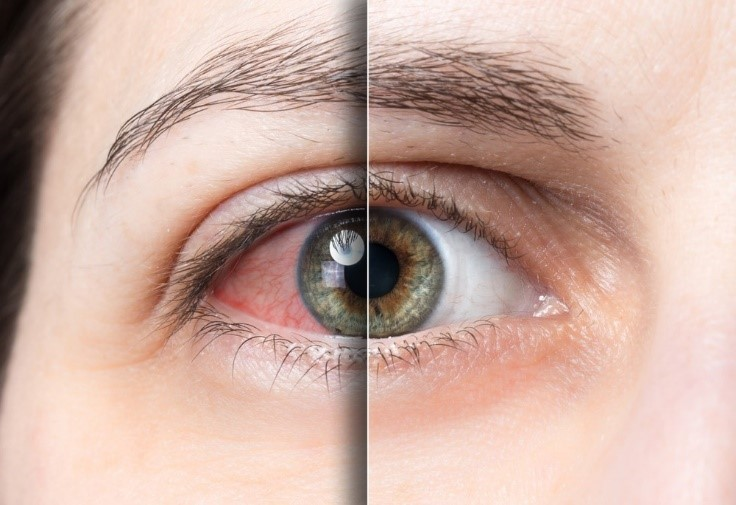
#> input picture 50:50.jpg, 736 x 505 px; its folder holds only this picture in this run
$ python image_test.py
#> lines starting #> are read from the running program, lines starting #| are printed output that depends on the picture; after the words box and inside, x2 and y2 are one past the last pixel; in counts of white or black regions, pixels touching at a corner belong together
import cv2
import numpy as np
import matplotlib.pyplot as plt
import os

# --- PATH SETUP ---
try:
    script_dir = os.path.dirname(os.path.abspath(__file__))
    os.chdir(script_dir)
except NameError:
    print("⚠️ Jupyter mode detected.")

# --- CONFIGURATION ---
REDNESS_THRESH = 0.15  # 3% Redness (Adjusted for Sclera Lock)
FATIGUE_THRESH = 130   # Brightness < 110 means Fatigue
SYMMETRY_TOLERANCE = 0.02 # 2% difference triggers alert

class EyeLab:
    def __init__(self):
        self.face_cascade = cv2.CascadeClassifier(cv2.data.haarcascades + 'haarcascade_frontalface_default.xml')
        self.eye_cascade = cv2.CascadeClassifier(cv2.data.haarcascades + 'haarcascade_eye.xml')

    def analyze_single_eye(self, eye_roi):
        """
        Runs the SCLERA-LOCKED pipeline on a SINGLE eye crop.
        """
        # 1. CROP: Aggressive crop (Top/Bottom 25%)
        h, w, _ = eye_roi.shape
        y1, y2 = int(h*0.25), int(h*0.75)
        crop = eye_roi[y1:y2, :]

        # Convert to HSV
        hsv = cv2.cvtColor(crop, cv2.COLOR_BGR2HSV)

        # --- 2. SCLERA (WHITE) DETECTION ---
        lower_white = np.array([0, 0, 120])
        upper_white = np.array([180, 60, 255])
        sclera_mask = cv2.inRange(hsv, lower_white, upper_white)

        kernel = np.ones((3,3), np.uint8)
        sclera_context = cv2.dilate(sclera_mask, kernel, iterations=2)

        # --- 3. RED VESSEL DETECTION ---
        lower_red1 = np.array([0, 70, 100]); upper_red1 = np.array([10, 255, 255])
        lower_red2 = np.array([170, 70, 100]); upper_red2 = np.array([180, 255, 255])

        raw_red = cv2.inRange(hsv, lower_red1, upper_red1) + cv2.inRange(hsv, lower_red2, upper_red2)

        # --- 4. THE INTERSECTION ---
        true_vessels = cv2.bitwise_and(raw_red, raw_red, mask=sclera_context)

        # 5. CALCULATE STATS
        red_pixels = cv2.countNonZero(true_vessels)
        sclera_area = cv2.countNonZero(sclera_context)

        if sclera_area == 0: sclera_area = 1

        red_ratio = red_pixels / sclera_area

        # Brightness (Average of the white area only)
        gray = cv2.cvtColor(crop, cv2.COLOR_BGR2GRAY)
        brightness = cv2.mean(gray, mask=sclera_context)[0]

        # 6. DUAL DIAGNOSIS (The Update)
        is_fatigued = brightness < FATIGUE_THRESH
        is_irritated = red_ratio > REDNESS_THRESH

        if is_fatigued and is_irritated:
            status = "Fatigue & Irritated"
        elif is_fatigued:
            status = "Fatigue"
        elif is_irritated:
            status = "Irritated"
        else:
            status = "Normal"

        return {
            "status": status,
            "redness": red_ratio,
            "brightness": brightness,
            "crop": crop,
            "vessel_mask": true_vessels
        }

    def process_image(self, img_path):
#> called with img_path = '50:50.jpg'
        frame = cv2.imread(img_path)
#> frame is the input picture: shape (505, 736, 3); mean B, G, R 161.7, 172.7, 202.9
        if frame is None: return None, []

        gray = cv2.cvtColor(frame, cv2.COLOR_BGR2GRAY)
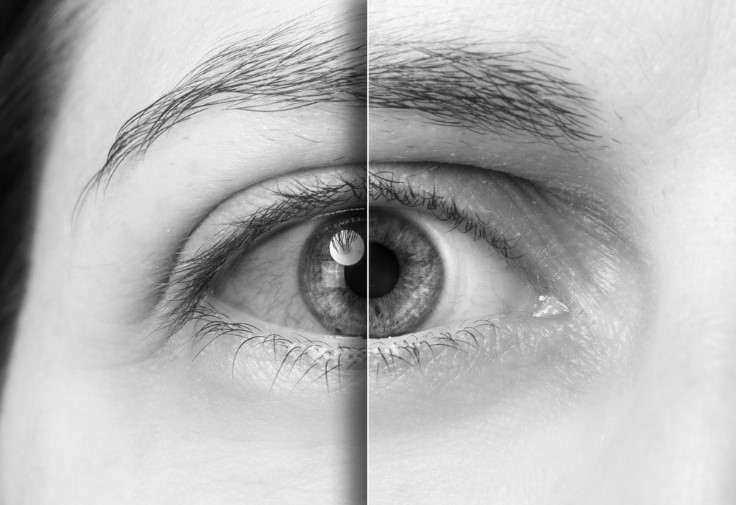
#> gray: shape (505, 736); min 0, max 254, mean 180.5
        frame_rgb = cv2.cvtColor(frame, cv2.COLOR_BGR2RGB)

        # --- DETECTION PHASE ---
        detected_eyes = []

        # Plan A: Face -> Eyes
        faces = self.face_cascade.detectMultiScale(gray, 1.1, 5, minSize=(100, 100))
#> faces = ()
        for (fx, fy, fw, fh) in faces:
            roi_gray = gray[fy:fy+fh, fx:fx+fw]
            eyes = self.eye_cascade.detectMultiScale(roi_gray, 1.1, 6, minSize=(30, 30))
            for (ex, ey, ew, eh) in eyes:
                detected_eyes.append((fx+ex, fy+ey, ew, eh))
#> this loop made 0 passes
#> after the loop, detected_eyes = []

        # Plan B: Whole Image
        if not detected_eyes:
            detected_eyes_rects = self.eye_cascade.detectMultiScale(gray, 1.1, 5, minSize=(50, 50))
#> detected_eyes_rects = [[199, 90, 371, 371]]
            for (ex, ey, ew, eh) in detected_eyes_rects:
                detected_eyes.append((ex, ey, ew, eh))
#> this loop made 1 pass
#> after the loop, detected_eyes = [(199, 90, 371, 371)]

        # Fallback
        if not detected_eyes:
             h, w, _ = frame.shape
             detected_eyes.append((0, 0, w, h))

        # Sort Left to Right
        detected_eyes.sort(key=lambda b: b[0])

        # --- ANALYSIS PHASE ---
        results = []

        for i, (x, y, w, h) in enumerate(detected_eyes):
            eye_roi = frame[y:y+h, x:x+w]
            data = self.analyze_single_eye(eye_roi)
            data['box'] = (x, y, w, h)
            data['id'] = i + 1
            results.append(data)

            # --- COLOR LOGIC FOR DUAL STATE ---
            color = (0, 255, 0) # Green (Normal)

            if "Fatigue" in data['status'] and "Irritated" in data['status']:
                color = (255, 165, 0) # Orange (Both)
            elif "Irritated" in data['status']:
                color = (255, 0, 0)   # Red
            elif "Fatigue" in data['status']:
                color = (255, 255, 0) # Yellow

            cv2.rectangle(frame_rgb, (x, y), (x+w, y+h), color, 2)

            # Use smaller font if text is long
            font_scale = 0.4 if "&" in data['status'] else 0.6
            cv2.putText(frame_rgb, f"{data['status']}", (x, y-10),
                        cv2.FONT_HERSHEY_SIMPLEX, font_scale, color, 2)
#> this loop made 1 pass
#> (x, y, y1 in analyze_single_eye, y2 in analyze_single_eye, lower_white in analyze_single_eye, upper_white in analyze_single_eye) on pass 1: (199, 90, 92, 278, [0, 0, 120], [180, 60, 255])
#> pass 1, in process_image, `eye_roi = frame[y:y+h, x:x+w]`:
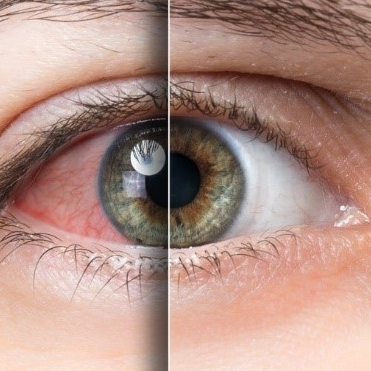
#> eye_roi: shape (371, 371, 3); mean B, G, R 133.2, 143, 176.6
#> pass 1, in analyze_single_eye, `crop = eye_roi[y1:y2, :]`:
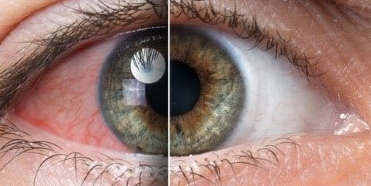
#> crop: shape (186, 371, 3); mean B, G, R 114.4, 121.7, 153.2
#> pass 1, in analyze_single_eye, `sclera_mask = cv2.inRange(hsv, lower_white, upper_white)`:
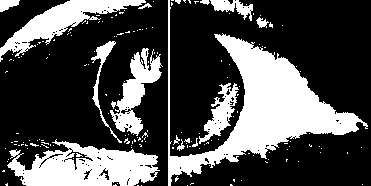
#> sclera_mask: shape (186, 371); 30.4% white; 169 white regions (155 under 20 px), largest, box (x1, y1, x2, y2) and area: (168, 0, 368, 186) 9504, (7, 139, 160, 186) 4411, (0, 0, 146, 62) 2611
#> after the loop:
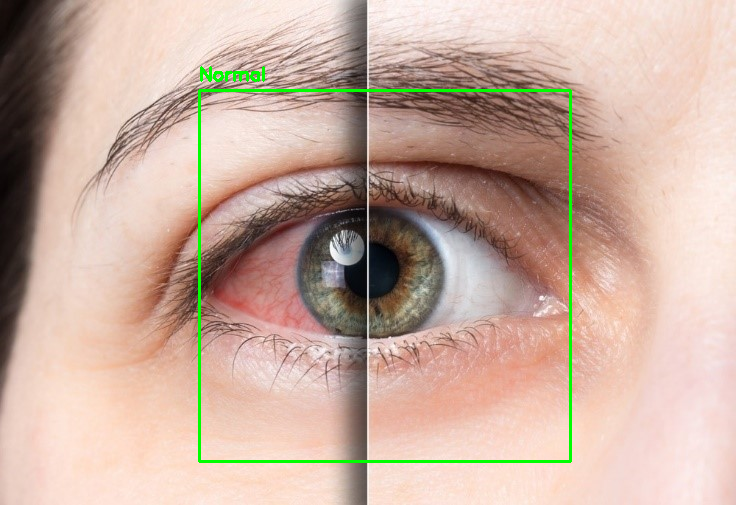
#> frame_rgb: shape (505, 736, 3); mean R, G, B 200.3, 173.9, 159.7
#> after the loop, results = 1 item

        # --- SYMMETRY CHECK ---
        if len(results) == 2:
            diff = abs(results[0]['redness'] - results[1]['redness'])
            if diff > SYMMETRY_TOLERANCE:
                h_img, w_img, _ = frame_rgb.shape
                cv2.putText(frame_rgb, "SYMMETRY ALERT!", (int(w_img/2)-100, 50),
                            cv2.FONT_HERSHEY_SIMPLEX, 1, (0, 0, 255), 3)
                print(f"  ⚠️ Symmetry Alert: Redness Diff {diff*100:.1f}%")

        return frame_rgb, results

# --- VISUALIZATION ---
def show_full_report(orig_img, eye_results, filename):
    num_eyes = len(eye_results)
    if num_eyes == 0:
        print(f"❌ No eyes found in {filename}")
        return

    total_rows = 1 + num_eyes
    fig = plt.figure(figsize=(10, 4 * total_rows))

    # 1. Main Image
    ax_main = plt.subplot2grid((total_rows, 3), (0, 0), colspan=3)
    ax_main.imshow(orig_img)
    ax_main.set_title(f"Main Detection: {filename}")
    ax_main.axis('off')

    # 2. Individual Eyes
    for i, res in enumerate(eye_results):
        row = i + 1

        # Crop
        ax_crop = plt.subplot2grid((total_rows, 3), (row, 0))
        ax_crop.imshow(cv2.cvtColor(res['crop'], cv2.COLOR_BGR2RGB))
        ax_crop.set_title(f"Eye {res['id']} (Cropped)")
        ax_crop.axis('off')

        # Mask
        ax_mask = plt.subplot2grid((total_rows, 3), (row, 1))
        ax_mask.imshow(res['vessel_mask'], cmap='gray')
        ax_mask.set_title("Sclera-Locked Vessels")
        ax_mask.axis('off')

        # Stats
        ax_text = plt.subplot2grid((total_rows, 3), (row, 2))
        ax_text.text(0.1, 0.5,
                     f"DIAGNOSIS: {res['status']}\n\n"
                     f"Redness: {res['redness']*100:.2f}%\n"
                     f"Brightness: {res['brightness']:.0f}\n",
                     fontsize=12, va='center')
        ax_text.axis('off')

    plt.tight_layout()
    plt.show()

# --- MAIN ---
if __name__ == "__main__":
    lab = EyeLab()

    # AUTO-DETECT ALL JPG FILES
    my_files = [f for f in os.listdir('.') if f.lower().endswith('.jpg')]
    my_files.sort()

    if not my_files:
        print("No .jpg files found in directory.")

    for f in my_files:
        print(f"\n--- Processing {f} ---")
        img_res, results = lab.process_image(f)
#> results = 1 item

        if img_res is not None:
            for res in results:
                print(f"  👁️ Eye {res['id']}: [{res['status']}] (R: {res['redness']*100:.1f}%)")
#> this loop made 1 pass
#|   👁️ Eye 1: [Normal] (R: 7.3%)

            show_full_report(img_res, results, f)
#> in show_full_report, `num_eyes = len(eye_results)`: num_eyes = 1
#> in show_full_report, `total_rows = 1 + num_eyes`: total_rows = 2
#> the loop in show_full_report, `for i, res in enumerate(eye_results):` made 1 pass
#> row on pass 1: 1
#> in show_full_report, `plt.show()`:
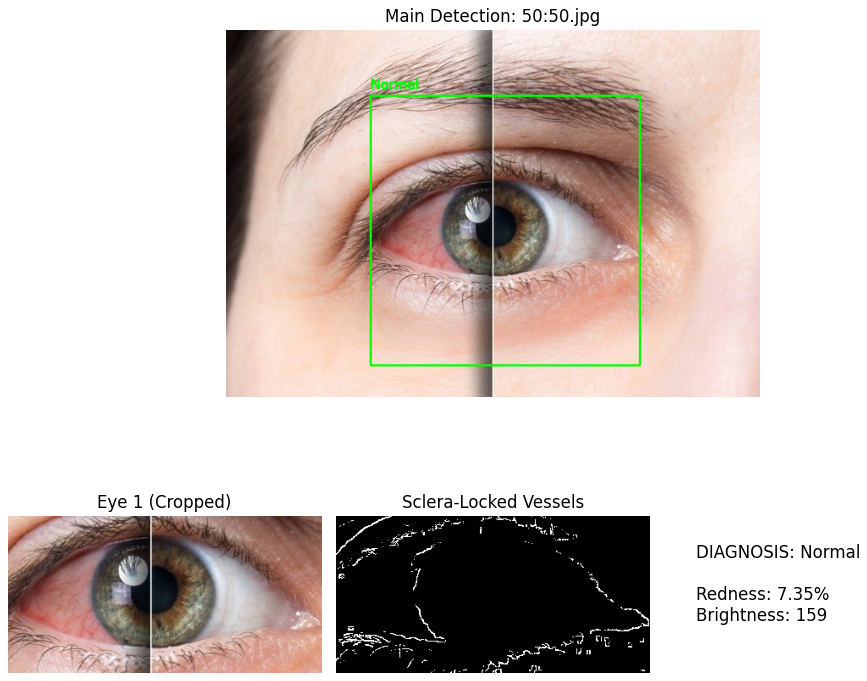
#> figure drawn by matplotlib, 3 panels

$ run again, on normal.jpg
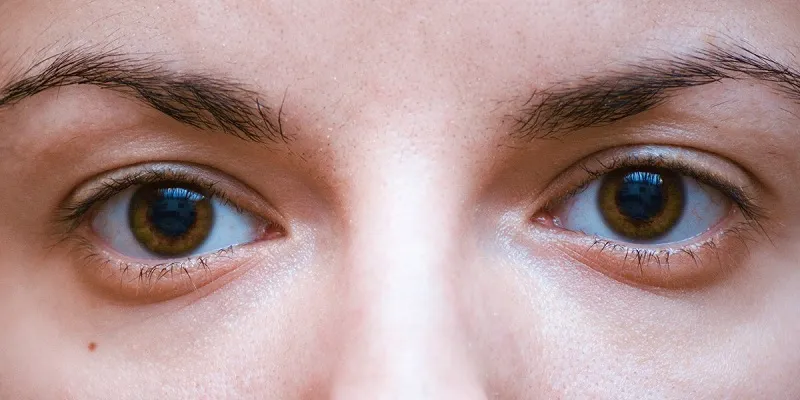
#> input picture normal.jpg, 800 x 400 px
#> in process_image, frame is the input picture: shape (400, 800, 3); mean B, G, R 147.7, 149.5, 178.1
#> faces = ()
#> after the loop in process_image, `for (fx, fy, fw, fh) in faces:`: detected_eyes = []
#> detected_eyes_rects = [[40, 100, 244, 244], [502, 74, 258, 258]]
#> the loop in process_image, `for (ex, ey, ew, eh) in detected_eyes_rects:` made 2 passes
#> after the loop in process_image, `for (ex, ey, ew, eh) in detected_eyes_rects:`: detected_eyes = [(40, 100, 244, 244), (502, 74, 258, 258)]
#> the loop in process_image, `for i, (x, y, w, h) in enumerate(detected_eyes):` made 2 passes
#> (x, y, y1 in analyze_single_eye, y2 in analyze_single_eye, lower_white in analyze_single_eye, upper_white in analyze_single_eye) on passes 1 to 2: (40, 100, 61, 183, [0, 0, 120], [180, 60, 255]), (502, 74, 64, 193, [0, 0, 120], [180, 60, 255])
#> pass 1, in analyze_single_eye, `sclera_mask = cv2.inRange(hsv, lower_white, upper_white)`:
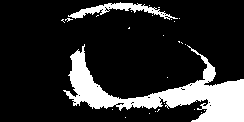
#> sclera_mask: shape (122, 244); 17.5% white; 27 white regions (25 under 20 px), largest, box (x1, y1, x2, y2) and area: (63, 44, 244, 122) 4528, (68, 2, 178, 20) 615
#> after the loop in process_image, `for i, (x, y, w, h) in enumerate(detected_eyes):`:
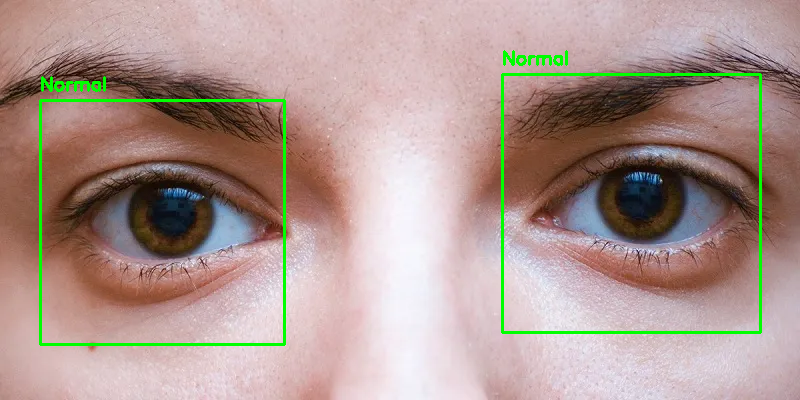
#> frame_rgb: shape (400, 800, 3); mean R, G, B 174.3, 152, 144.8
#> after the loop in process_image, `for i, (x, y, w, h) in enumerate(detected_eyes):`: results = 2 items
#> diff = 0.00237
#> `img_res, results = lab.process_image(f)`: results = 2 items
#> the loop `for res in results:` made 2 passes
#|   👁️ Eye 1: [Normal] (R: 9.3%)
#|   👁️ Eye 2: [Normal] (R: 9.5%)
#> num_eyes = 2
#> total_rows = 3
#> the loop in show_full_report, `for i, res in enumerate(eye_results):` made 2 passes
#> row on passes 1 to 2: 1, 2
